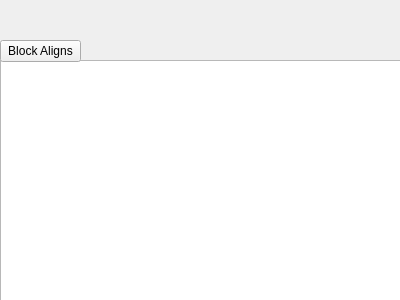
<?xml version="1.0" encoding="UTF-8"?>
<ui version="4.0">
 <class>MainWindow</class>
 <widget class="QMainWindow" name="MainWindow">
  <property name="geometry">
   <rect>
    <x>0</x>
    <y>0</y>
    <width>400</width>
    <height>300</height>
   </rect>
  </property>
  <property name="windowTitle">
   <string>MainWindow</string>
  </property>
  <widget class="QWidget" name="centralWidget">
   <widget class="QPlainTextEdit" name="plainTextEdit">
    <property name="geometry">
     <rect>
      <x>0</x>
      <y>60</y>
      <width>401</width>
      <height>241</height>
     </rect>
    </property>
    <property name="overwriteMode">
     <bool>false</bool>
    </property>
   </widget>
   <widget class="QPushButton" name="pushButton">
    <property name="geometry">
     <rect>
      <x>0</x>
      <y>40</y>
      <width>81</width>
      <height>22</height>
     </rect>
    </property>
    <property name="text">
     <string>Block Aligns</string>
    </property>
   </widget>
  </widget>
 </widget>
 <layoutdefault spacing="6" margin="11"/>
 <resources/>
 <connections/>
</ui>
